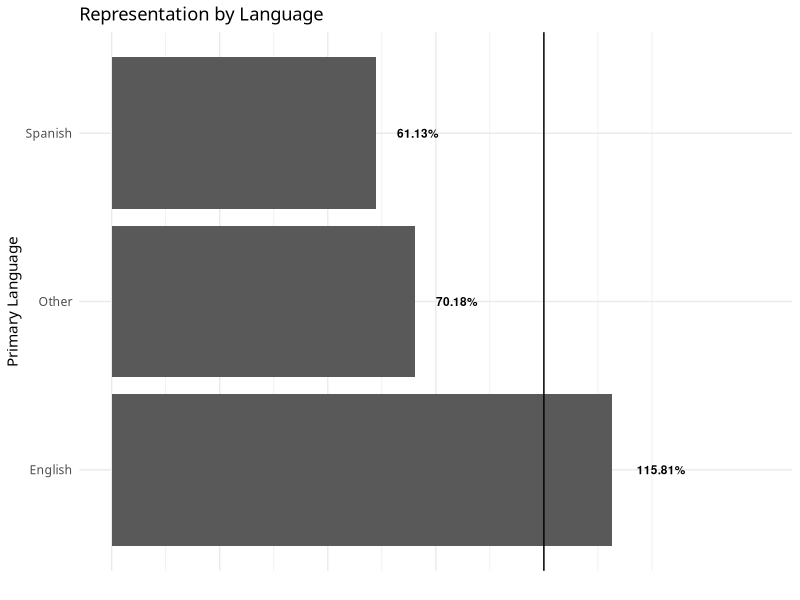
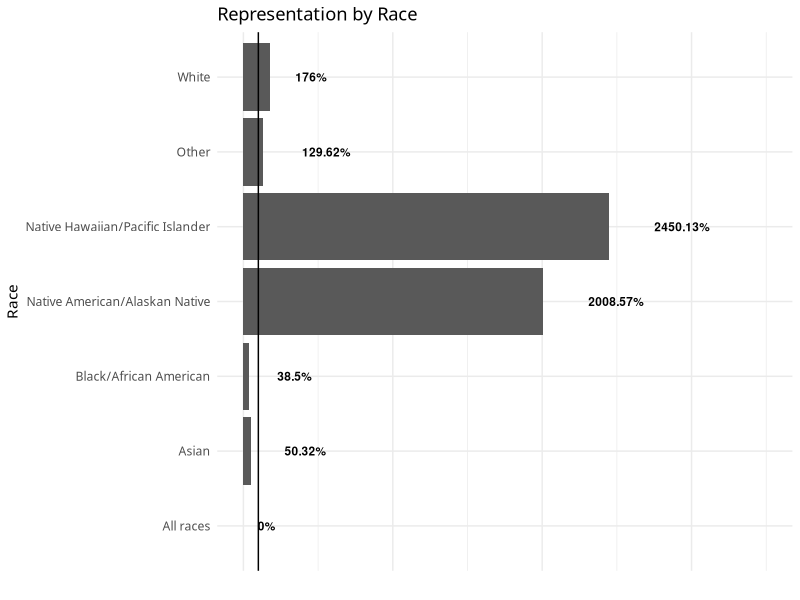

The R source for these figures, in order:
library(readr)
library(ggplot2)
library(tidyverse)

# Read data
census_race <- read_csv("census_race.csv", col_names = FALSE)
names(census_race) <- c("RACE", "POP")

census_lang <- read_csv("census_language.csv", col_names = FALSE)
names(census_lang) <- c("LANG", "PERCPOP")

snap_race <- read_csv("snap_race.csv", col_names = FALSE)
names(snap_race) <- c("RACE", "POP")

snap_lang <- read_csv("snap_language.csv", col_names = FALSE)
names(snap_lang) <- c("LANG", "POP" )

# Add row for snap race that says All Races
snap_race <- snap_race %>%
  add_row("RACE" = "All races", "POP" = 0) 

# Create df of representation of languages in SNAP
df_lrep <- data.frame(
  snap_percpop = snap_lang$POP/sum(snap_lang$POP)*100/census_lang$PERCPOP,
  lang = snap_lang$LANG
)

df_rrep <- data.frame(
  snap_percpop = snap_race$POP/sum(snap_race$POP)/(census_race$POP/sum(census_race$POP)),
  race = snap_race$RACE
)

# Visualize language by representation
ggplot(df_lrep, aes(x = lang, y = snap_percpop)) +
  geom_bar(stat = "identity", position = "dodge") +
  geom_hline(yintercept = 1) +
  labs(
    title = "Representation by Language",
    x = "Primary Language",
    y = ""
  ) +
  coord_flip() +
  scale_y_continuous(breaks = c(seq(0, 1.2, 0.25)),
                     limits = c(0, 1.5),
                     labels = scales::percent) +
  scale_x_discrete(labels = c("English", "Other", "Spanish"), drop = FALSE) +
  geom_text(aes(label= paste0(round(snap_percpop*100, digits = 2), "%")),
            hjust=-.5, color="black", size=3, fontface = "bold") +
  theme_minimal() +
  theme(
    text = element_text(family = 'Gill Sans'),
    axis.text.x = element_blank()
  ) 

# Visualize race by representation
ggplot(df_rrep, aes(x = race, y = snap_percpop)) +
  geom_bar(stat = "identity", position = "dodge") +
  geom_hline(yintercept = 1) +
  labs(
    title = "Representation by Race",
    x = "Race",
    y = ""
  ) +
  coord_flip() +
  scale_y_continuous(breaks = c(seq(0, 35, 10)),
                     limits = c(0, 35),
                     labels = scales::percent) +
  geom_text(aes(label= paste0(round(snap_percpop*100, digits = 2), "%")),
            hjust=-.8, color="black", size=3, fontface = "bold") +
  theme_minimal() +
  theme(
    text = element_text(family = 'Gill Sans'),
    axis.text.x = element_blank()
  ) 


